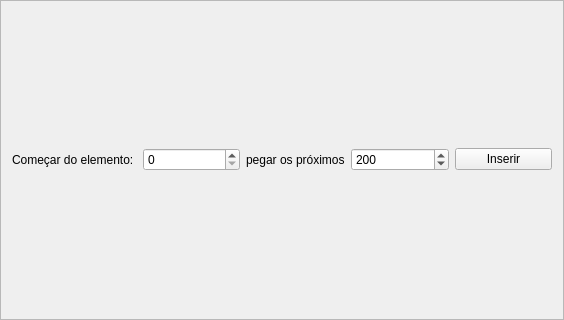
<?xml version="1.0" encoding="UTF-8"?>
<ui version="4.0">
 <class>Frame</class>
 <widget class="QFrame" name="Frame">
  <property name="geometry">
   <rect>
    <x>0</x>
    <y>0</y>
    <width>564</width>
    <height>320</height>
   </rect>
  </property>
  <property name="windowTitle">
   <string>Frame</string>
  </property>
  <property name="frameShape">
   <enum>QFrame::StyledPanel</enum>
  </property>
  <property name="frameShadow">
   <enum>QFrame::Raised</enum>
  </property>
  <layout class="QGridLayout" name="gridLayout">
   <item row="0" column="0">
    <widget class="QLabel" name="label">
     <property name="text">
      <string>Começar do elemento: </string>
     </property>
    </widget>
   </item>
   <item row="0" column="3">
    <widget class="QSpinBox" name="tx_amount">
     <property name="minimum">
      <number>1</number>
     </property>
     <property name="maximum">
      <number>999999</number>
     </property>
     <property name="singleStep">
      <number>10</number>
     </property>
     <property name="value">
      <number>200</number>
     </property>
    </widget>
   </item>
   <item row="0" column="2">
    <widget class="QLabel" name="label_2">
     <property name="text">
      <string>pegar os próximos</string>
     </property>
    </widget>
   </item>
   <item row="0" column="1">
    <widget class="QSpinBox" name="tx_start">
     <property name="maximum">
      <number>999999</number>
     </property>
     <property name="singleStep">
      <number>10</number>
     </property>
    </widget>
   </item>
   <item row="0" column="4">
    <widget class="QPushButton" name="bt_insert">
     <property name="text">
      <string>Inserir</string>
     </property>
    </widget>
   </item>
  </layout>
 </widget>
 <resources/>
 <connections/>
</ui>
